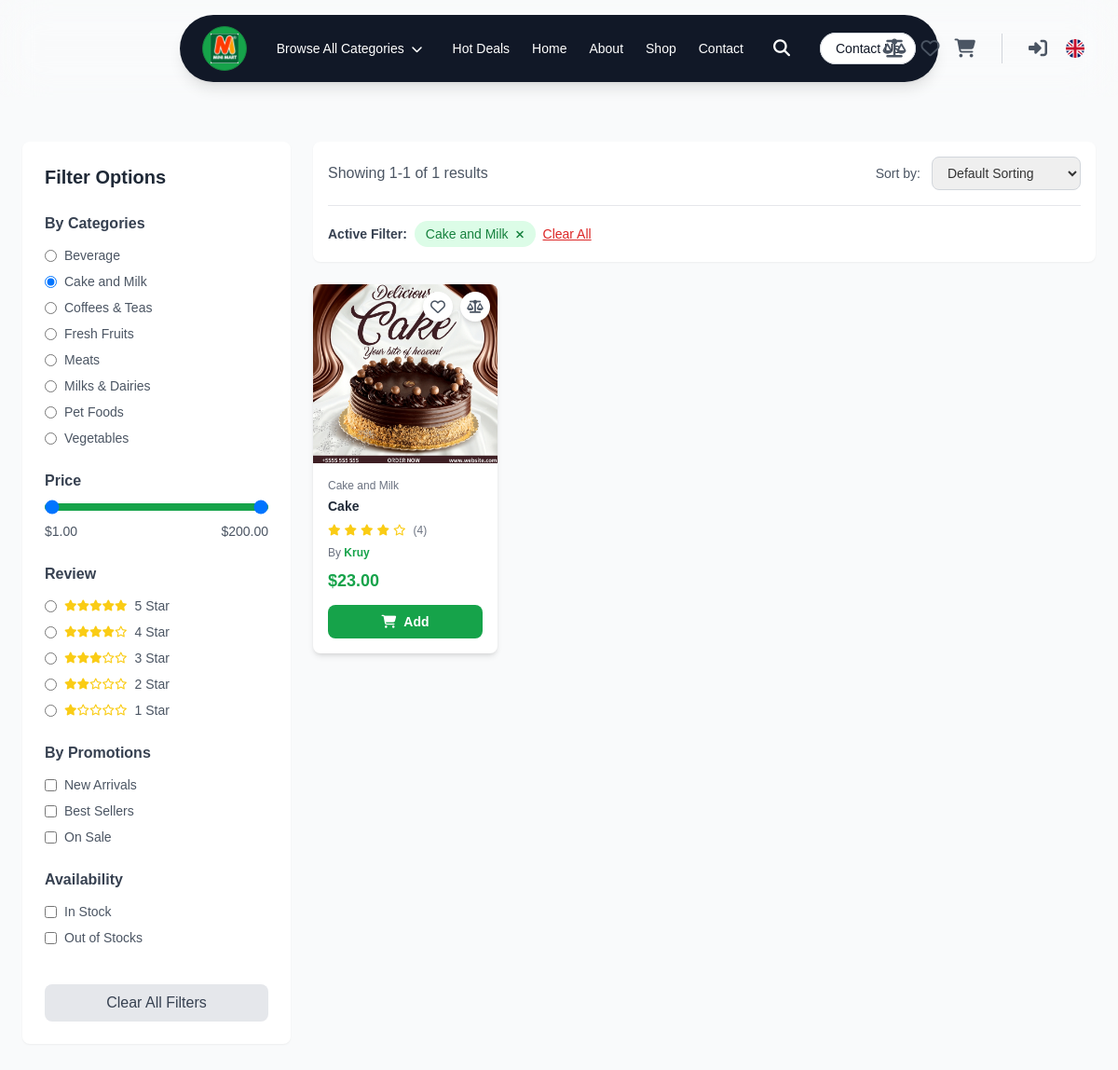
The page /index.php?page=all-products&category=1 on the database its author committed.
### tables this page shows
CREATE TABLE `categories` (
  `id` int(11) NOT NULL,
  `name` varchar(100) NOT NULL,
  `description` text DEFAULT NULL,
  `icon` varchar(100) DEFAULT NULL,
  `created_at` timestamp NOT NULL DEFAULT current_timestamp(),
  `updated_at` timestamp NOT NULL DEFAULT current_timestamp() ON UPDATE current_timestamp(),
  `image_path` varchar(500) DEFAULT NULL,
  `vendor_id` int(11) DEFAULT NULL
);

CREATE TABLE `products` (
  `id` int(11) NOT NULL,
  `name` varchar(100) NOT NULL,
  `price` decimal(10,2) NOT NULL,
  `quantity` int(11) NOT NULL,
  `created_at` timestamp NOT NULL DEFAULT current_timestamp(),
  `category_id` int(11) DEFAULT NULL,
  `description` text DEFAULT NULL,
  `image_path` varchar(500) DEFAULT NULL,
  `discount_percentage` decimal(5,2) DEFAULT 0.00,
  `discount_price` decimal(10,2) DEFAULT NULL,
  `vendor_name` varchar(255) DEFAULT NULL,
  `promotion_status` varchar(50) DEFAULT NULL,
  `rating` decimal(3,2) DEFAULT 0.00,
  `vendor_id` int(11) DEFAULT NULL
);

### all-products.php (the view, shortened to what the rows shown need)
<?php
include('config.php');
if (!function_exists('js_str')) {
    function js_str($value) {
        return htmlspecialchars(json_encode($value, JSON_UNESCAPED_SLASHES | JSON_UNESCAPED_UNICODE), ENT_QUOTES, 'UTF-8');
    }
}
$category = isset($_GET['category']) ? intval($_GET['category']) : 0;
$sort = isset($_GET['sort']) ? $_GET['sort'] : 'default';
$pageNum = isset($_GET['p']) ? intval($_GET['p']) : 1;
$allProducts = [];
$productsQuery = "SELECT p.*, c.name as category_name, c.icon as category_icon
                  FROM products p
                  LEFT JOIN categories c ON p.category_id = c.id";
$whereConditions = [];
if ($category > 0) {
    $whereConditions[] = "p.category_id = $category";
}
if (!empty($whereConditions)) {
    $productsQuery .= " WHERE " . implode(" AND ", $whereConditions);
}
switch ($sort) {
    default:
        $productsQuery .= " ORDER BY p.created_at DESC";
        break;
}
$productsResult = mysqli_query($conn, $productsQuery);
while ($product = mysqli_fetch_assoc($productsResult)) {
    $discountPercentage = isset($product['discount_percentage']) ? floatval($product['discount_percentage']) : 0;
    $discountPrice = isset($product['discount_price']) && $product['discount_price'] ? floatval($product['discount_price']) : null;
    $displayPrice = $discountPrice && $discountPrice < $product['price'] ? $discountPrice : floatval($product['price']);
    $allProducts[] = [
        'id' => $product['id'],
        'name' => $product['name'],
        'category' => $product['category_name'] ? $product['category_name'] : 'Uncategorized',
        'brand' => isset($product['vendor_name']) && $product['vendor_name'] ? $product['vendor_name'] : '',
        'vendor_name' => isset($product['vendor_name']) && $product['vendor_name'] ? $product['vendor_name'] : '',
        'price' => $displayPrice,
        'original_price' => floatval($product['price']),
        'discount_price' => $discountPrice,
        'rating' => 4.0,
        'discount' => $discountPercentage,
        'discount_percentage' => $discountPercentage,
        'in_stock' => $product['quantity'] > 0,
        'promotion' => '',
        'image_path' => $product['image_path'],
        'category_icon' => $product['category_icon'] ? $product['category_icon'] : 'fa-box',
        'icon' => 'fa-box',
        'icon_color' => 'green',
        'description' => $product['description'] ?? ''
    ];
}
$filteredProducts = $allProducts;
$productsPerPage = 12;
$offset = ($pageNum - 1) * $productsPerPage;
$paginatedProducts = array_slice($filteredProducts, $offset, $productsPerPage);
?>
<?php include('home.php'); ?>
<div class="pt-32 pb-8 bg-gray-50 min-h-screen">
    <div class="max-w-[1920px] mx-auto px-6 py-6">
        <div class="flex gap-6">
            <aside class="w-72 flex-shrink-0 bg-white rounded-lg shadow-sm p-6 h-fit sticky top-28">
                <h2 class="text-xl font-bold text-gray-800 mb-6">Filter Options</h2>
                <div class="mb-6">
                    <div class="space-y-2">
                        <?php
                        $categoriesQuery = "SELECT * FROM categories ORDER BY name ASC";
                        $categoriesResult = mysqli_query($conn, $categoriesQuery);
                        if (mysqli_num_rows($categoriesResult) > 0) {
                            while ($cat = mysqli_fetch_assoc($categoriesResult)) {
                                $isChecked = $category == $cat['id'];
                                echo '<label class="flex items-center cursor-pointer hover:text-green-600 transition-colors">';
                                echo '<input type="radio" name="category" value="' . htmlspecialchars($cat['id']) . '" class="mr-2" onchange="applyFilter()" ' . ($isChecked ? 'checked' : '') . '>';
                                echo '<span class="text-sm text-gray-600">' . htmlspecialchars($cat['name']) . '</span>';
                                echo '</label>';
                            }
                        } else {
                            echo '<div class="text-sm text-gray-500">No categories available</div>';
                        }
                        ?>
                    </div>
                </div>
            </aside>
            <div class="flex-1">
                <div class="grid grid-cols-1 sm:grid-cols-2 md:grid-cols-3 lg:grid-cols-4 xl:grid-cols-6 gap-4 mb-8">
                    <?php foreach ($paginatedProducts as $product): ?>
                        <?php
                        $displayPrice = $product['price'];
                        $productImageRaw = !empty($product['image_path']) ? $product['image_path'] : '';
                        $productImageAttr = htmlspecialchars($productImageRaw, ENT_QUOTES, 'UTF-8');
                        $productImageJs = js_str($productImageRaw);
                        $categoryIcon = !empty($product['category_icon']) ? $product['category_icon'] : 'fa-box';
                        $productName = $product['name'] ?? '';
                        $productNameJs = js_str($productName);
                        $productBrand = $product['brand'] ?? '';
                        $productBrandJs = js_str($productBrand);
                        $productIdJs = js_str($product['id']);
                        $displayPriceFormatted = '$' . number_format($displayPrice, 2);
                        $displayPriceJs = js_str($displayPriceFormatted);
                        $originalPriceValue = $product['original_price'] ?? $displayPrice;
                        $originalPriceFormatted = '$' . number_format($originalPriceValue, 2);
                        $originalPriceJs = js_str($originalPriceFormatted);
                        ?>
                        <div class="bg-white rounded-lg shadow-md overflow-hidden hover:shadow-lg transition-shadow product-card cursor-pointer" onclick="window.location.href='index.php?page=product-detail&id=<?php echo $product['id']; ?>'" data-category="<?php echo htmlspecialchars($product['category'], ENT_QUOTES, 'UTF-8'); ?>" data-price="<?php echo $displayPrice; ?>" data-rating="<?php echo $product['rating']; ?>" data-name="<?php echo htmlspecialchars($product['name'], ENT_QUOTES, 'UTF-8'); ?>">
                            <div class="relative">
                                <div class="absolute top-2 right-2 flex gap-2 z-10">
                                    <button onclick="event.stopPropagation(); toggleWishlist(<?php echo $productIdJs; ?>, <?php echo $productNameJs; ?>, <?php echo $displayPriceJs; ?>, <?php echo $productImageJs; ?>, <?php echo $productBrandJs; ?>, <?php echo $originalPriceJs; ?>, <?php echo $product['in_stock'] ? 'true' : 'false'; ?>)" class="w-8 h-8 bg-white rounded-full flex items-center justify-center shadow-md hover:bg-green-50 transition-colors wishlist-btn-<?php echo $product['id']; ?>">
                                        <i class="far fa-heart text-gray-600 wishlist-icon-<?php echo $product['id']; ?>"></i>
                                    </button>
                                    <button onclick="event.stopPropagation(); addToCompare(<?php echo $productIdJs; ?>, <?php echo $productNameJs; ?>, <?php echo $displayPriceJs; ?>, <?php echo $productImageJs; ?>)" class="w-8 h-8 bg-white rounded-full flex items-center justify-center shadow-md hover:bg-blue-50 transition-colors" title="Add to Compare">
                                        <i class="fas fa-balance-scale text-gray-600 text-sm compare-icon-<?php echo $product['id']; ?>"></i>
                                    </button>
                                </div>
                                <?php if ($productImageRaw): ?>
                                    <div class="h-48 bg-gray-100 flex items-center justify-center overflow-hidden">
                                        <img src="<?php echo $productImageAttr; ?>" alt="<?php echo htmlspecialchars($product['name'], ENT_QUOTES, 'UTF-8'); ?>" class="w-full h-full object-cover">
                                </div>
                                <?php else: ?>
                                    <div class="h-48 bg-gradient-to-br from-green-50 to-emerald-50 flex items-center justify-center">
                                        <i class="fas <?php echo htmlspecialchars($categoryIcon); ?> text-6xl text-green-400"></i>
                                    </div>
                                <?php endif; ?>
                                <div class="p-4">
                                    <p class="text-xs text-gray-500 mb-1"><?php echo htmlspecialchars($product['category']); ?></p>
                                    <h3 class="font-semibold text-gray-800 mb-2 text-sm"><?php echo htmlspecialchars($product['name']); ?></h3>
                                    <div class="flex items-center gap-1 mb-2">
                                        <?php
                                        $fullStars = floor($product['rating']);
                                        $hasHalfStar = ($product['rating'] - $fullStars) >= 0.5;
                                        for ($i = 1; $i <= 5; $i++) {
                                            if ($i <= $fullStars) {
                                                echo '<i class="fas fa-star text-yellow-400 text-xs"></i>';
                                            } elseif ($i == $fullStars + 1 && $hasHalfStar) {
                                                echo '<i class="fas fa-star-half-alt text-yellow-400 text-xs"></i>';
                                            } else {
                                                echo '<i class="far fa-star text-yellow-400 text-xs"></i>';
                                            }
                                        }
                                        ?>
                                        <span class="text-xs text-gray-500 ml-1">(<?php echo $product['rating']; ?>)</span>
                                    </div>
                                    <?php if (isset($product['vendor_name']) && !empty($product['vendor_name'])): ?>
                                        <p class="text-xs mb-2">
                                            <span class="text-gray-500">By </span>
                                            <span class="text-green-600 font-semibold"><?php echo htmlspecialchars($product['vendor_name']); ?></span>
                                        </p>
                                    <?php endif; ?>
                                    <div class="flex items-center gap-2 mb-3">
                                        <?php if (isset($product['discount_price']) && $product['discount_price'] && $product['discount_price'] < $product['original_price']): ?>
                                            <span class="text-lg font-bold text-green-600">$<?php echo number_format($product['discount_price'], 2); ?></span>
                                            <span class="text-sm text-gray-400 line-through">$<?php echo number_format($product['original_price'], 2); ?></span>
                                        <?php else: ?>
                                            <span class="text-lg font-bold text-green-600">$<?php echo number_format($displayPrice, 2); ?></span>
                                        <?php endif; ?>
                                    </div>
                                    <?php if ($product['in_stock']): ?>
                                        <button onclick="event.stopPropagation(); addToCart(<?php echo $productIdJs; ?>, <?php echo $productNameJs; ?>, <?php echo $displayPriceJs; ?>, <?php echo $productImageJs; ?>)" class="w-full bg-green-600 text-white py-2 rounded-lg hover:bg-green-700 transition-colors font-semibold text-sm text-center flex items-center justify-center gap-2">
                                            <i class="fas fa-shopping-cart"></i>
                                            <span>Add</span>
                                        </button>
                                    <?php else: ?>
                                        <button onclick="event.stopPropagation();" class="w-full bg-gray-400 text-white py-2 rounded-lg cursor-not-allowed font-semibold text-sm" disabled>
                                            Add
                                        </button>
                                    <?php endif; ?>
                                </div>
                            </div>
                        </div>
                    <?php endforeach; ?>
                </div>
            </div>
        </div>
    </div>
</div>

### rows shown on the page
categories: category "☐ Beverage", name "Beverage"
categories: category "☑ Cake and Milk", name "Cake and Milk"
categories: category "☐ Coffees & Teas", name "Coffees & Teas"
categories: category "☐ Fresh Fruits", name "Fresh Fruits"
categories: category "☐ Meats", name "Meats"
categories: category "☐ Milks & Dairies", name "Milks & Dairies"
categories: category "☐ Pet Foods", name "Pet Foods"
categories: category "☐ Vegetables", name "Vegetables"
products: image_path (picture), category.name "Cake and Milk", name "Cake", rating "4", vendor_name "Kruy", price "23.00"

### other values the page prints
$minPrice "1.00"
$maxPrice "200.00"
$label "New Arrivals"
$label "Best Sellers"
$label "On Sale"
$label "In Stock"
$label "Out of Stocks"
$offset + 1 "1"
min($offset + $productsPerPage, $totalProducts) "1"
$totalProducts "1"
$filter['label'] "Cake and Milk"
